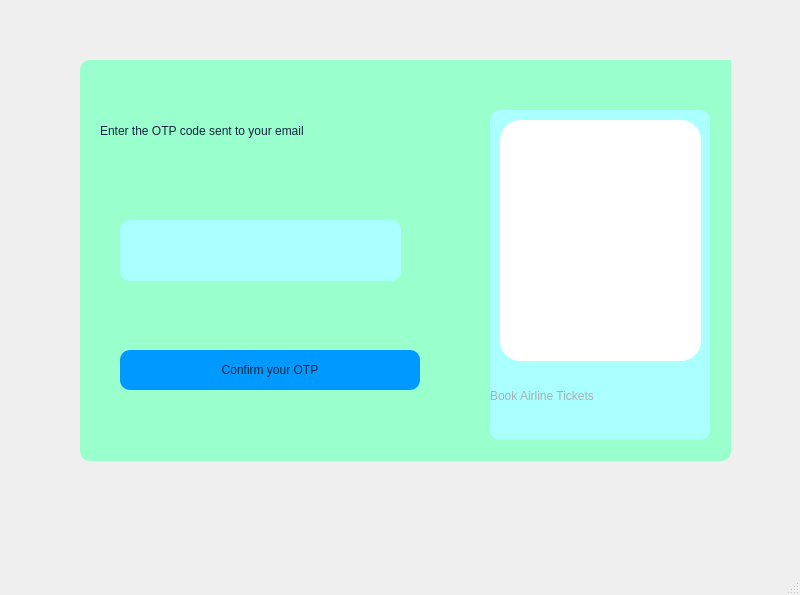
<?xml version="1.0" encoding="UTF-8"?>
<ui version="4.0">
 <class>MainWindow</class>
 <widget class="QMainWindow" name="MainWindow">
  <property name="geometry">
   <rect>
    <x>0</x>
    <y>0</y>
    <width>800</width>
    <height>595</height>
   </rect>
  </property>
  <property name="windowTitle">
   <string>MainWindow</string>
  </property>
  <widget class="QWidget" name="centralwidget">
   <widget class="QWidget" name="widget" native="true">
    <property name="geometry">
     <rect>
      <x>80</x>
      <y>60</y>
      <width>651</width>
      <height>401</height>
     </rect>
    </property>
    <property name="styleSheet">
     <string notr="true">background-color: #99FFCC;
border-radius: 10px;
</string>
    </property>
    <widget class="QLineEdit" name="btn_OTP">
     <property name="geometry">
      <rect>
       <x>40</x>
       <y>160</y>
       <width>281</width>
       <height>61</height>
      </rect>
     </property>
     <property name="styleSheet">
      <string notr="true">background-color: rgb(170, 255, 255);</string>
     </property>
    </widget>
    <widget class="QLabel" name="label">
     <property name="geometry">
      <rect>
       <x>20</x>
       <y>50</y>
       <width>341</width>
       <height>41</height>
      </rect>
     </property>
     <property name="styleSheet">
      <string notr="true">font: 700 10pt &quot;Segoe UI&quot;;
color: #132742;</string>
     </property>
     <property name="text">
      <string>Enter the OTP code sent to your email</string>
     </property>
    </widget>
    <widget class="QPushButton" name="btn_checkOTP">
     <property name="geometry">
      <rect>
       <x>40</x>
       <y>290</y>
       <width>300</width>
       <height>40</height>
      </rect>
     </property>
     <property name="minimumSize">
      <size>
       <width>300</width>
       <height>40</height>
      </size>
     </property>
     <property name="maximumSize">
      <size>
       <width>450</width>
       <height>40</height>
      </size>
     </property>
     <property name="cursor">
      <cursorShape>PointingHandCursor</cursorShape>
     </property>
     <property name="styleSheet">
      <string notr="true">background-color: #0099FF;
font: 700 11pt &quot;Arial&quot;;
color: #132742;
</string>
     </property>
     <property name="text">
      <string>Confirm your OTP</string>
     </property>
    </widget>
    <widget class="QWidget" name="widget_7" native="true">
     <property name="geometry">
      <rect>
       <x>370</x>
       <y>0</y>
       <width>300</width>
       <height>380</height>
      </rect>
     </property>
     <property name="minimumSize">
      <size>
       <width>300</width>
       <height>0</height>
      </size>
     </property>
     <property name="maximumSize">
      <size>
       <width>300</width>
       <height>16777215</height>
      </size>
     </property>
     <layout class="QVBoxLayout" name="verticalLayout_2">
      <property name="leftMargin">
       <number>40</number>
      </property>
      <property name="topMargin">
       <number>50</number>
      </property>
      <property name="rightMargin">
       <number>40</number>
      </property>
      <item>
       <widget class="QWidget" name="widget_9" native="true">
        <property name="styleSheet">
         <string notr="true">background-color: rgb(170, 255, 255);</string>
        </property>
        <widget class="QLabel" name="label_8">
         <property name="geometry">
          <rect>
           <x>0</x>
           <y>270</y>
           <width>211</width>
           <height>31</height>
          </rect>
         </property>
         <property name="styleSheet">
          <string notr="true">font: 700 16pt &quot;Arial&quot;;
color: #A9ADB5;
</string>
         </property>
         <property name="text">
          <string>Book Airline Tickets</string>
         </property>
        </widget>
        <widget class="QLabel" name="label_2">
         <property name="geometry">
          <rect>
           <x>10</x>
           <y>10</y>
           <width>201</width>
           <height>241</height>
          </rect>
         </property>
         <property name="styleSheet">
          <string notr="true">background-color: rgb(255, 255, 255);
border-radius: 20px;
</string>
         </property>
         <property name="text">
          <string/>
         </property>
         <property name="pixmap">
          <pixmap>../New folder/Vé máy bay đi Đà Nẵng giá rẻ 2019 - namthanh_vn.jpg</pixmap>
         </property>
         <property name="scaledContents">
          <bool>true</bool>
         </property>
        </widget>
       </widget>
      </item>
     </layout>
    </widget>
   </widget>
  </widget>
  <widget class="QMenuBar" name="menubar">
   <property name="geometry">
    <rect>
     <x>0</x>
     <y>0</y>
     <width>800</width>
     <height>26</height>
    </rect>
   </property>
  </widget>
  <widget class="QStatusBar" name="statusbar"/>
 </widget>
 <resources/>
 <connections/>
</ui>
